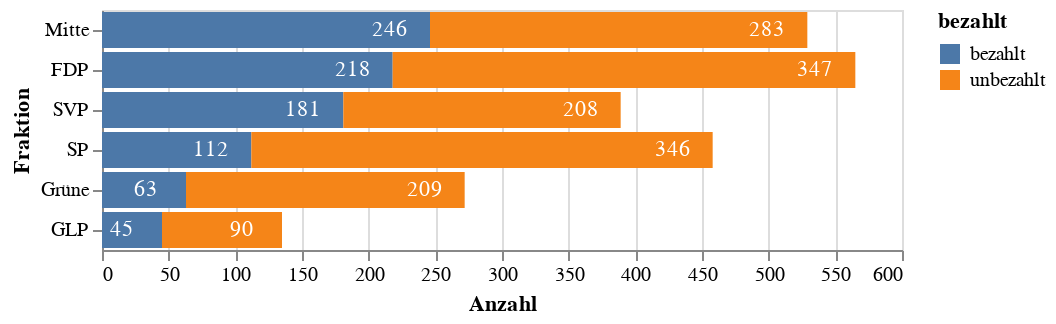

Notebook code for this chart:
### Code cell
source = duckdb.query('''
    select fraktion_lang fraktion, 'bezahlt' bezahlt, count(case bezahlt when 'ja' then 1 end) count, count(case bezahlt when 'ja' then 1 end) sort
    from df_bekannt b
    join df_fraktionen f on f.fraktion = b.fraktion
    group by 1, 2
    union all
    select fraktion_lang fraktion, 'unbezahlt' bezahlt, count(case bezahlt when 'nein' then 1 end), count(case bezahlt when 'ja' then 1 end)
    from df_bekannt b
    join df_fraktionen f on f.fraktion = b.fraktion
    group by 1, 2
''').to_df()

bars = alt.Chart(source).mark_bar(opacity=1.0).encode(
    x=alt.X('count', title='Anzahl', sort='-x', stack='zero'),
    y=alt.Y('fraktion', sort=alt.EncodingSortField('sort', order='descending'), title='Fraktion'),
    color='bezahlt',
    tooltip='count',
)

text = alt.Chart(source).mark_text(dx=-20, color='white').encode(
    x=alt.X('count', title='Anzahl', stack='zero'),
    y=alt.Y('fraktion', sort=alt.EncodingSortField('sort', order='descending'), title='Fraktion'),
    detail='bezahlt',
    text=alt.Text('count'),
)

chart = bars + text
chart.save('output/bars-nach-fraktion-und-bezahlt-absolut.pdf')
chart

### Figure 1 — Vega-Lite specification as saved in the notebook (floating-point values rounded to 4 significant figures)
{"config": {"view": {"continuousWidth": 400, "continuousHeight": 300}}, "layer": [{"mark": {"type": "bar", "opacity": 1.0}, "encoding": {"color": {"field": "bezahlt", "type": "nominal"}, "tooltip": {"field": "count", "type": "quantitative"}, "x": {"field": "count", "sort": "-x", "stack": "zero", "title": "Anzahl", "type": "quantitative"}, "y": {"field": "fraktion", "sort": {"field": "sort", "order": "descending"}, "title": "Fraktion", "type": "nominal"}}}, {"mark": {"type": "text", "color": "white", "dx": -20}, "encoding": {"detail": {"field": "bezahlt", "type": "nominal"}, "text": {"field": "count", "type": "quantitative"}, "x": {"field": "count", "stack": "zero", "title": "Anzahl", "type": "quantitative"}, "y": {"field": "fraktion", "sort": {"field": "sort", "order": "descending"}, "title": "Fraktion", "type": "nominal"}}}], "data": {"name": "data-f83a35c255541fabf5eb7ee6b2677a1f"}, "$schema": "https://vega.github.io/schema/vega-lite/v4.17.0.json", "datasets": {"data-f83a35c255541fabf5eb7ee6b2677a1f": [{"fraktion": "SP", "bezahlt": "bezahlt", "count": 112, "sort": 112}, {"fraktion": "Grüne", "bezahlt": "bezahlt", "count": 63, "sort": 63}, {"fraktion": "SVP", "bezahlt": "bezahlt", "count": 181, "sort": 181}, {"fraktion": "FDP", "bezahlt": "bezahlt", "count": 218, "sort": 218}, {"fraktion": "Mitte", "bezahlt": "bezahlt", "count": 246, "sort": 246}, {"fraktion": "GLP", "bezahlt": "bezahlt", "count": 45, "sort": 45}, {"fraktion": "SP", "bezahlt": "unbezahlt", "count": 346, "sort": 112}, {"fraktion": "Grüne", "bezahlt": "unbezahlt", "count": 209, "sort": 63}, {"fraktion": "SVP", "bezahlt": "unbezahlt", "count": 208, "sort": 181}, {"fraktion": "FDP", "bezahlt": "unbezahlt", "count": 347, "sort": 218}, {"fraktion": "Mitte", "bezahlt": "unbezahlt", "count": 283, "sort": 246}, {"fraktion": "GLP", "bezahlt": "unbezahlt", "count": 90, "sort": 45}]}}
